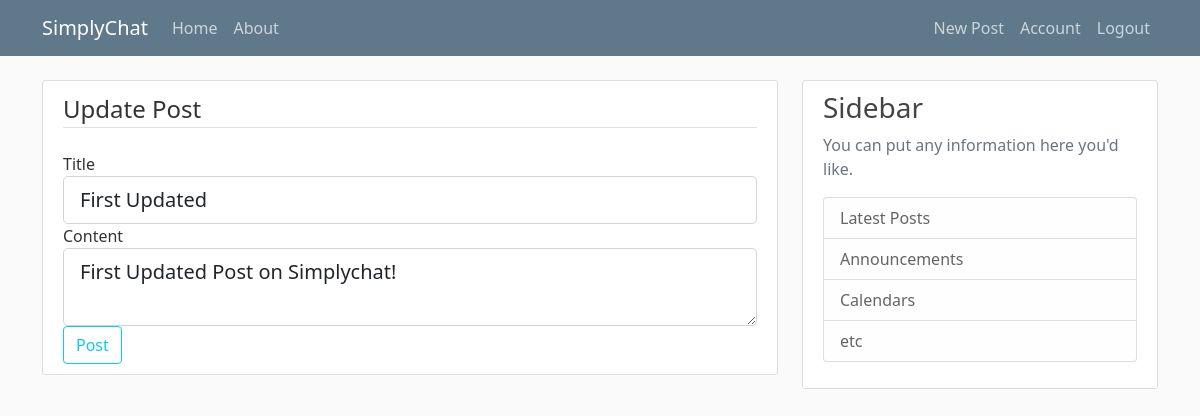
Page /post/1/update (signed in) on the earlier database version.
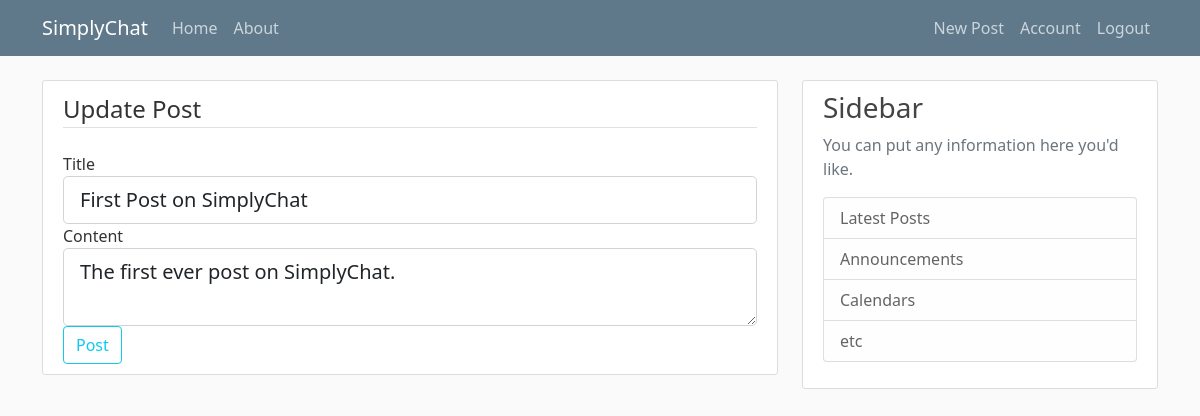
Same page on the later database version.
### App/models.py (models this page shows, shortened)
class Post(db.Model):
     id = db.Column(db.Integer, primary_key = True)
     title = db.Column(db.String(100), nullable = False)
     date_posted = db.Column(db.DateTime, nullable = False, default = datetime.utcnow)
     content = db.Column(db.Text, nullable = False)
     user_id = db.Column(db.Integer, db.ForeignKey('user.id'), nullable = False)

### App/routes.py (the view)
@app.route("/post/<int:post_id>/update", methods = ['GET','POST'])
@login_required
def update_post(post_id):
    post = Post.query.get_or_404(post_id)
    if post.author != current_user:
        abort(403)
    form = PostForm()
    if form.validate_on_submit():
        post.title = form.title.data
        post.content = form.content.data
        db.session.commit()
        flash('Your post has been updated!', 'success')
        return redirect(url_for('post', post_id=post.id))
    elif request.method == 'GET':
        form.title.data = post.title
        form.content.data = post.content
    return render_template('create_post.html', title = 'Update Post',
                            form=form, legend = 'Update Post')

### App/forms.py
class PostForm(FlaskForm):
    title = StringField('Title', validators=[DataRequired()])
    content = TextAreaField('Content', validators=[DataRequired()])
    submit = SubmitField('Post')

### App/models.py (called while the page is built)
@login_manager.user_loader
def load_user(user_id):
    return User.query.get(int(user_id))

### App/templates/create_post.html (shortened to what this page needs)
{% extends 'layout.html' %}
{% block content %}
<div class="content-section">
    <form method = 'POST' action = "">
        <fieldset class ='form-group'>
            <legend class = 'border-bottom mb-4'>{{ legend }}</legend>
            <div class = 'form-group'>
                {{ form.title.label(class='form-control-label') }}
                {% if form.title.errors %}
                    {{ form.title(class='form-control form-control-lg is-invalid') }}
                    <div class='invalid-feedback'>
                        {% for error in form.title.errors %}
                            <span>{{ error }}</span>
                        {% endfor %}
                    </div>
                {% else %}
                    {{ form.title(class='form-control form-control-lg') }}
                {% endif %}
            </div>
            <div class = 'form-group'>
                {{ form.content.label(class='form-control-label') }}
                {% if form.content.errors %}
                    {{ form.content(class='form-control form-control-lg is-invalid') }}
                    <div class='invalid-feedback'>
                        {% for error in form.content.errors %}
                            <span>{{ error }}</span>
                        {% endfor %}
                    </div>
                {% else %}
                    {{ form.content(class='form-control form-control-lg') }}
                {% endif %}
            </div>
        </fieldset>
        <div class = 'form-group'>
            {{ form.submit(class='btn btn-outline-info') }}
        </div>
    </form>
</div>
{% endblock content %}

Differences in the rows shown:
changed Post: title "First Updated" → "First Post on SimplyChat"; content "First Updated Post on Simplychat!" → "The first ever post on SimplyChat."
